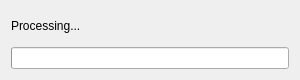
<?xml version="1.0" encoding="UTF-8"?>
<ui version="4.0">
 <class>ProgressDlg</class>
 <widget class="QDialog" name="ProgressDlg">
  <property name="windowModality">
   <enum>Qt::ApplicationModal</enum>
  </property>
  <property name="geometry">
   <rect>
    <x>0</x>
    <y>0</y>
    <width>300</width>
    <height>80</height>
   </rect>
  </property>
  <property name="windowTitle">
   <string>Please Waiting ...</string>
  </property>
  <layout class="QVBoxLayout" name="verticalLayout">
   <item>
    <widget class="QLabel" name="progressTxt">
     <property name="text">
      <string>Processing...</string>
     </property>
    </widget>
   </item>
   <item>
    <widget class="QProgressBar" name="progressBar"/>
   </item>
  </layout>
 </widget>
 <resources/>
 <connections/>
</ui>
